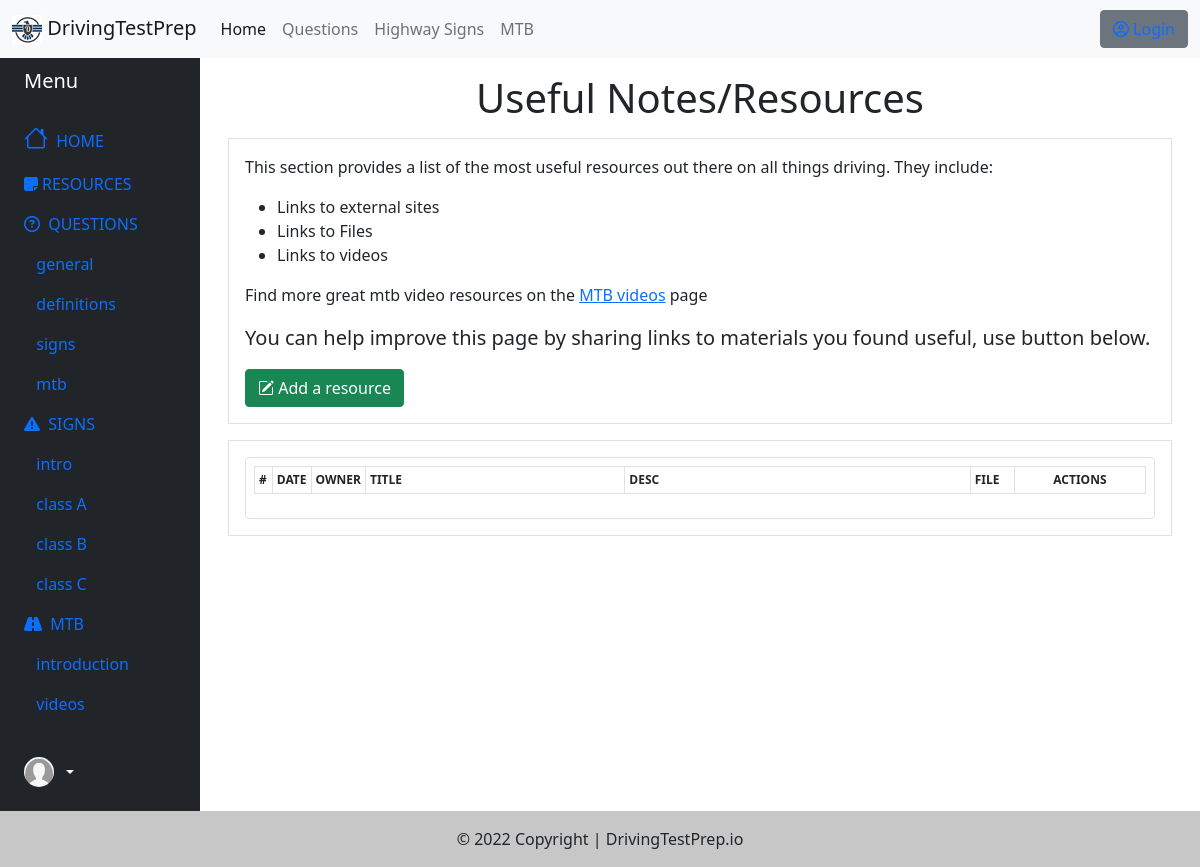
The page /mtb/notes/ on the database as committed earlier.
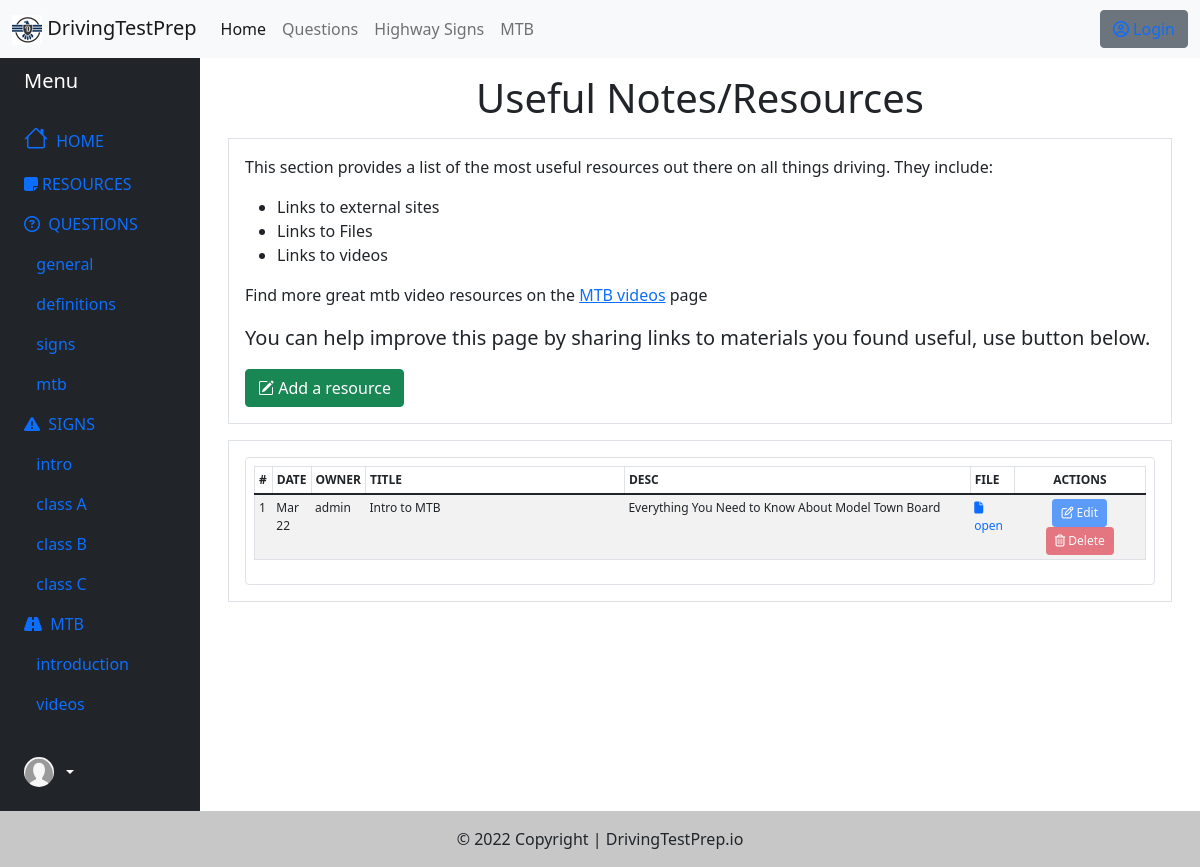
The same page on the database as committed later.
### mtb/models.py (models this page shows, shortened)
class Notes(models.Model):
    title = models.CharField(max_length=100)
    description = models.TextField()
    link = models.URLField()
    owner = models.ForeignKey(User, on_delete=models.DO_NOTHING, blank=True)
    date_added = models.DateTimeField(default=datetime.now, blank=True)
    class Meta:
        ordering = ["-id"]

### mtb/views.py (the view, shortened to what this page needs)
# urls.py: path('notes/', NotesListView.as_view(), name='mtb-notes'),
class NotesListView(SuccessMessageMixin, CreateView, ListView):
    model = Notes
    template_name = 'mtb/notes.html'
    context_object_name = 'notes_list'
    fields = ['title', 'description', 'link']
    success_url = reverse_lazy('mtb-notes')
    success_message = "Resource was added successfully"
    order_by = '-id'

### mtb/templates/mtb/notes.html (shortened to what this page needs)
{% extends "highwaysign/base_sidenav.html" %}
{% load crispy_forms_tags widget_tweaks %}
{% block content1 %}
<h1 class="text-center">Useful Notes/Resources</h1>
<div class="border m-3 p-3">
    <p>This section provides a list of the most useful resources out there on
        all things driving. They include:
        <ul>
            <li>Links to external sites</li>
            <li>Links to Files</li>
            <li>Links to videos</li>
        </ul>
        Find more great mtb video resources on the <a href="{% url 'mtb-videos' %}">MTB videos</a> page
    </p>
    <p class="lead">
        You can help improve this page by sharing links to materials you found useful, use button below.
    </p>
    <button type="button" class="btn btn-success" data-bs-toggle="modal" data-bs-target="#addResourceModal">
        <i class="bi bi-pencil-square"></i> Add a resource
    </button>
</div>
<div class="border m-3 p-3">
    <div class="border rounded p-2 small-text">
        <table id="notes-table" class="table table-striped table-sm table-hover table-responsive">
            <thead>
                <tr>
                    <th class="border-start border-top" style="width: 2%">#</th>
                    <th class="border-start border-top" style="width: 3%">DATE</th>
                    <th class="border-start border-top" style="width: 5%">OWNER</th>
                    <th class="border-start border-top" style="width: 30%">TITLE</th>
                    <th class="border-start border-top" style="width: 40%">DESC</th>
                    <th class="border-start border-top" style="width: 5%">FILE</th>
                    <th class="border-start border-end border-top text-center"
                    style="width: 15%">ACTIONS</th>
                </tr>
            </thead>
            <tbody>
                {% for note in notes_list %}
                <tr>
                    <td class="border-start">{{ forloop.counter }}</td>
                    <td>{{ note.date_added|date:"M y" }}</td>
                    <td>{{ note.owner }}</td>
                    <td>{{ note.title }}</td>
                    <td>{{ note.description }}</td>
                    <td class=""><a class="text-decoration-none" href="{{ note.link }}"
                        target="_blank" rel="noopener noreferrer">
                        <i class="fa fa-file" aria-hidden="true"></i> open</a>
                    </td>
                    <td class="text-center border-end">
                        {% if user == note.owner %}
                            <a href="{% url 'notes-edit' note.id %}" class="btn btn-sm btn-primary small-text"
                            ><i class="fa fa-pencil-square-o" aria-hidden="true"></i> Edit</a>
                            <a href="" class="btn btn-sm btn-danger small-text" data-bs-toggle="modal"
                                data-bs-target="#deleteResourceModal{{ note.id }}">
                                <i class="fa fa-trash-o" aria-hidden="true"></i> Delete</a>
                        {% else %}
                          <span class="btn btn-sm btn-primary small-text disabled"><i class="fa fa-pencil-square-o" aria-hidden="true"></i> Edit</span>
                            <span class="btn btn-sm btn-danger small-text disabled"><i class="fa fa-trash-o" aria-hidden="true"></i> Delete</span>
                        {% endif %}
                    </td>
                </tr>
                {% endfor %}
            </tbody>
        </table>
    </div>
</div>
{% endblock content1 %}

Rows that differ between the two databases and show on the page:
added Notes: date_added "Mar 22", owner "admin", title "Intro to MTB", description "Everything You Need to Know About Model Town Board", shows "Edit"
